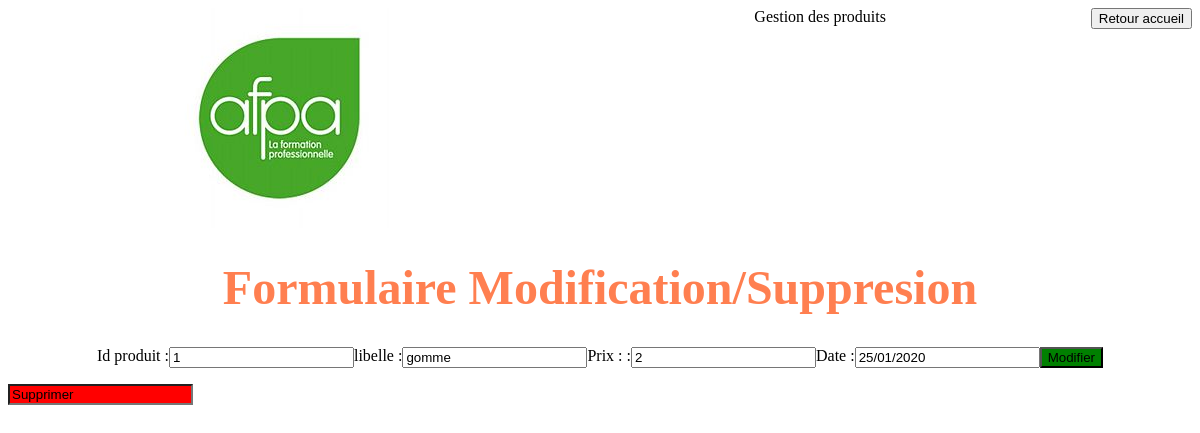
The page /PHPweb/CRUDIndex/index.php?id=1&root=modif on the database its author committed.
### tables this page shows
CREATE TABLE IF NOT EXISTS `produits` (
  `IdProduits` int(11) NOT NULL AUTO_INCREMENT,
  `libelle` varchar(50) NOT NULL,
  `prix` int(11) NOT NULL,
  `dateDePeremption` varchar(50) NOT NULL,
  PRIMARY KEY (`IdProduits`)
);

### PHPweb/CRUDIndex/PHP/MODEL/ProduitsManager.Class.php (called while the page is built, shortened)
<?php
class ProduitsManager
{
    public static function findById($id)
    {
        $db = DbConnect::getDb() ;
        $id = (int) $id;
        $q = $db->query("SELECT * FROM produits WHERE idProduits =".$id);
        $results = $q->fetch(PDO::FETCH_ASSOC);
        if ($results != false)
        {
            return new Produits($results);
        }
        else
        {
            return false;
        }
    }
}

### PHPweb/CRUDIndex/PHP/CONTROLLER/Produits.Class.php (called while the page is built, shortened)
<?php
class Produits
{
  private $_dateDePeremption;
  private $_libelle;
  private $_prix;
  private $_idProduits;
    public function hydrate($data)
    {
        foreach ($data as $key => $value)
        {
            $methode = "set" . ucfirst($key);
        }
    }
  public function getLibelle()
  {
    return $this->_libelle;
  }
  public function setLibelle($_libelle)
  {
    $this->_libelle = $_libelle;
    return $this;
  }
  public function getPrix()
  {
    return $this->_prix;
  }
  public function setPrix(int $_prix)
  {
    $this->_prix = $_prix;
    return $this;
  }
  public function getDateDePeremption()
  {
    return $this->_dateDePeremption;
  }
  public function setDateDePeremption(  $_dateDePeremption)
  {
    $this->_dateDePeremption = $_dateDePeremption;
    return $this;
  }
  public function getIdProduits()
  {
    return $this->_idProduits;
  }
  public function setIdProduits( int $_idProduits)
  {
    $this->_idProduits = $_idProduits;
    return $this;
  }
}

### PHPweb/CRUDIndex/PHP/VIEW/FormModif.php (the view)
<?php
$obj = ProduitsManager::findById($_GET['id']);
echo'<h1 class="dp row center">Formulaire Modification/Suppresion</h1>
        <form class="dp row center" method="post" action="index.php?root=traitement&action=modifier">
            <label for="id">Id produit :</label>
            <input value="'.$obj->getIdProduits().'" name="idProduits" type="text" disable>
            <label for="libelle">libelle :</label>
            <input value="'.$obj->getLibelle().'" name="libelle" type="text">
            <label for="prix">Prix : :</label>
            <input value='.$obj->getPrix().' name="prix" type="text">
            <label for="date">Date :</label>
            <input value='.$obj->getDateDePeremption().' name="DateDePeremption" type="text">
            <input class="green" type="submit" value="Modifier">
        </form>
        <a href="index.php?root=traitement&action=supprimer&id='.$obj->getIdProduits().'"><input class="red"  value="Supprimer"></a>';

### PHPweb/CRUDIndex/CSS/style.css (style rules this page uses)
body, header,div { display: flex; flex: 1; justify-content: center; }
.center { justify-content: center; }
.dp { display: flex; }
.colonne { flex-direction: column; }
.row { flex-flow: row; }
h1 { color: coral; font-size: 3em; justify-content: center; align-items: center; }
.green { background-color: green; }
.red { background-color: red; }

### rows shown on the page
produits: idProduits "1", libelle "gomme", prix "2", DateDePeremption "25/01/2020"
